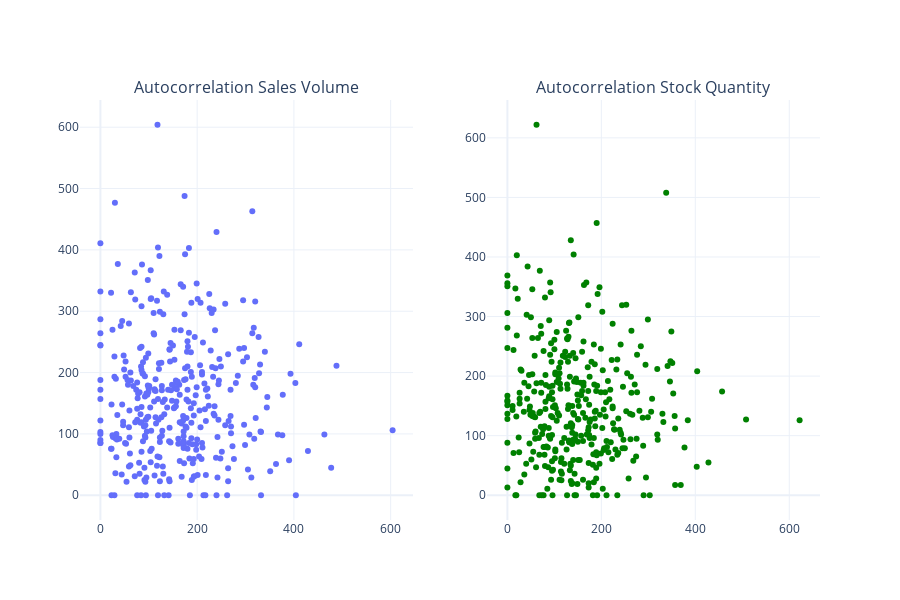

This figure's notebook cell:
### Markdown cell above
#### **Summary:**

A comparative analysis of the **Sales Volume** and **Stock Quantity** time series shows very similar statistical properties:
*   **Autocorrelation:** Both series exhibit **strong first-order autocorrelation** (a significant spike at Lag 1 in the PACF plots), meaning today's value is directly influenced by yesterday's value.
*   **Seasonality:** The ACF and PACF tests did **not** reveal significant seasonal patterns. Any weekly pattern observed visually is too weak to be statistically impactful.
*   **Modeling Implication:** An **AR(1) model** is a suitable starting point for forecasting both series, as it is designed to capture this short-term, one-lag dependency.
*   **Challenge:** Most of the variability in both series is random noise, which will make accurate forecasting difficult.

---

### Code cell
# Create new columns with previous day's values (lag of 1)
df_target['Sales_Volume_Lag1'] = df_target['Sales_Volume'].shift(1)
df_target['Stock_Quantity_Lag1'] = df_target['Stock_Quantity'].shift(1)

# Create subplot figure with 2 horizontal panels
fig_lag = make_subplots(rows=1, cols=2, 
                       subplot_titles=['Autocorrelation Sales Volume', 
                                     'Autocorrelation Stock Quantity'])

# Create scatter plots to visualize autocorrelation
fig_lag1 = px.scatter(df_target, x='Sales_Volume', y='Sales_Volume_Lag1',
                     title='Autocorrelation (Sales_Volume vs. Previous Day Sales)')
fig_lag2 = px.scatter(df_target, x='Stock_Quantity', y='Stock_Quantity_Lag1',
                     title='Autocorrelation (Stock_Quantity vs. Previous Day Stock)', 
                     color_discrete_sequence=['green'])

# Add plots to subfigure
fig_lag.add_trace(fig_lag1.data[0], row=1, col=1)
fig_lag.add_trace(fig_lag2.data[0], row=1, col=2)

# Adjust layout and display
fig_lag.update_layout(showlegend=False, height=600)
fig_lag.show()

### Figure 1 — Plotly figure (JSON) as saved in the notebook; plotly's stock layout.template omitted (floating-point values rounded to 4 significant figures; data arrays with more than 128 entries replaced by an {"elided": "..."} marker saying what was removed)
{"data": [{"hovertemplate": "Sales_Volume=%{x}<br>Sales_Volume_Lag1=%{y}<extra></extra>", "legendgroup": "", "marker": {"color": "#636efa", "symbol": "circle"}, "mode": "markers", "name": "", "orientation": "v", "showlegend": false, "type": "scatter", "x": {"elided": "366 int values"}, "xaxis": "x", "y": {"elided": "366 int values"}, "yaxis": "y"}, {"hovertemplate": "Stock_Quantity=%{x}<br>Stock_Quantity_Lag1=%{y}<extra></extra>", "legendgroup": "", "marker": {"color": "green", "symbol": "circle"}, "mode": "markers", "name": "", "orientation": "v", "showlegend": false, "type": "scatter", "x": {"elided": "366 int values"}, "xaxis": "x2", "y": {"elided": "366 int values"}, "yaxis": "y2"}], "layout": {"annotations": [{"font": {"size": 16}, "showarrow": false, "text": "Autocorrelation Sales Volume", "x": 0.225, "xanchor": "center", "xref": "paper", "y": 1, "yanchor": "bottom", "yref": "paper"}, {"font": {"size": 16}, "showarrow": false, "text": "Autocorrelation Stock Quantity", "x": 0.775, "xanchor": "center", "xref": "paper", "y": 1, "yanchor": "bottom", "yref": "paper"}], "height": 600, "showlegend": false, "xaxis": {"anchor": "y", "domain": [0, 0.45]}, "xaxis2": {"anchor": "y2", "domain": [0.55, 1]}, "yaxis": {"anchor": "x", "domain": [0, 1]}, "yaxis2": {"anchor": "x2", "domain": [0, 1]}}}
